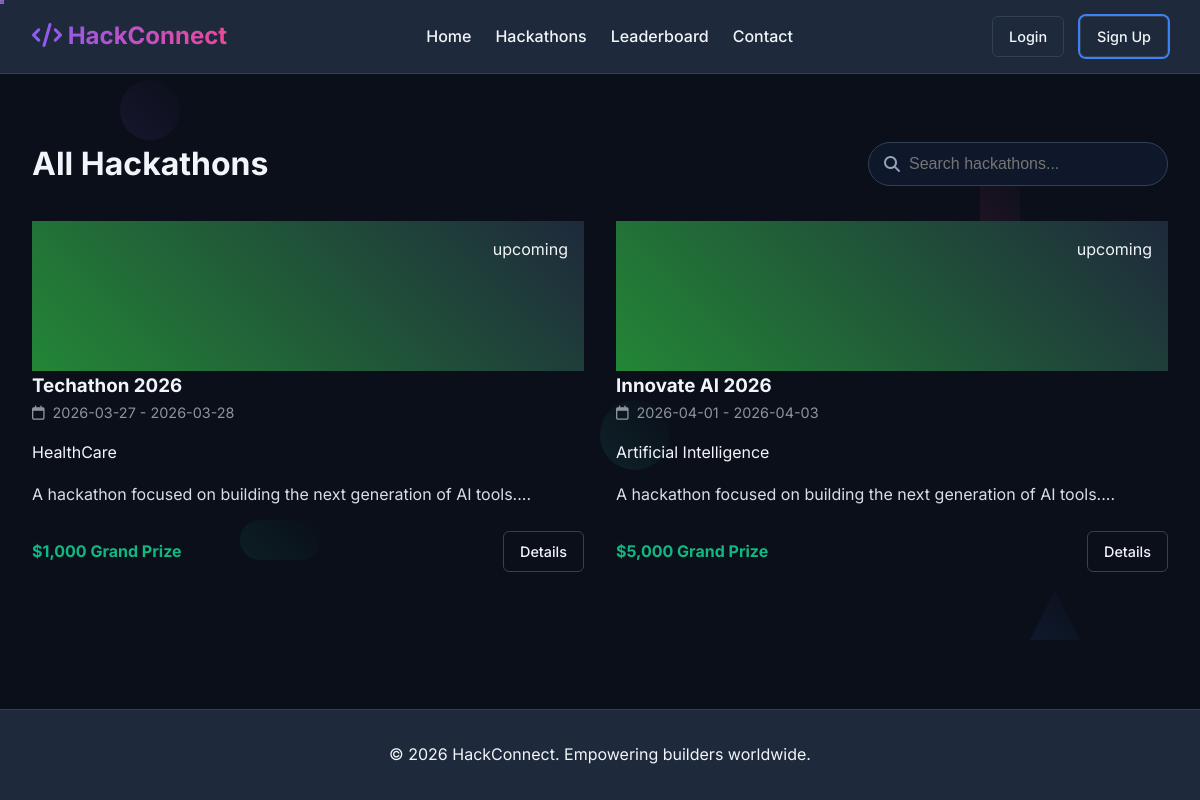
/hackathons, run on the app's committed database.
### tables this page shows
CREATE TABLE hackathons (
    id INTEGER PRIMARY KEY AUTOINCREMENT,
    title TEXT NOT NULL,
    description TEXT NOT NULL,
    start_date TEXT NOT NULL,
    end_date TEXT NOT NULL,
    theme TEXT,
    rules TEXT,
    prize_info TEXT,
    status TEXT DEFAULT 'upcoming', -- 'upcoming', 'active', 'completed'
    organizer_id INTEGER NOT NULL, prizes TEXT,
    FOREIGN KEY(organizer_id) REFERENCES users(id)
);

### app.py (the view)
@app.route('/hackathons')
def hackathons_list():
    conn = get_db_connection()
    hackathons = conn.execute('SELECT * FROM hackathons ORDER BY start_date ASC').fetchall()
    conn.close()
    return render_template('hackathons.html', hackathons=hackathons)

### app.py (called while the page is built, shortened)
def get_db_connection():
    conn = sqlite3.connect('database.db')
    conn.row_factory = sqlite3.Row
    return conn

@app.before_request
def load_logged_in_user():
    user_id = session.get('user_id')
    if user_id is None:
        g.user = None

### templates/hackathons.html (shortened to what this page needs)
{% extends "layout.html" %}
{% block content %}
<div style="margin-top: 2rem; margin-bottom: 2rem; display: flex; justify-content: space-between; align-items: center; flex-wrap: wrap; gap: 1rem;">
    <h1 class="gradient-text text-reveal">All Hackathons</h1>
    <div style="position: relative; width: 300px;">
        <i class="fa-solid fa-search" style="position: absolute; left: 1rem; top: 50%; transform: translateY(-50%); color: var(--text-muted);"></i>
        <input type="text" id="searchInput" class="form-control" style="padding-left: 2.5rem; border-radius: 30px;" placeholder="Search hackathons...">
    </div>
</div>
<div id="hackathonGrid">
    {% for hackathon in hackathons %}
        <div class="hackathon-card card fade-in-up" style="animation-delay: {{ loop.index * 0.1 }}s;">
            <div class="card-header">
                <span class="badge badge--status">{{ hackathon.status }}</span>
            </div>
            <div class="card-body">
                <h3 class="gradient-text">{{ hackathon.title }}</h3>
                <p class="text-muted" style="font-size: 0.9rem; margin-bottom: 1rem;"><i class="fa-regular fa-calendar" style="margin-right:0.5rem"></i>{{ hackathon.start_date }} - {{ hackathon.end_date }}</p>
                <div style="display: flex; flex-wrap: wrap; gap: 0.5rem; margin-bottom: 1rem;">
                    <span class="badge">{{ hackathon.theme }}</span>
                </div>
                <p style="margin-bottom: 1.5rem; opacity: 0.9;">{{ hackathon.description[:100] }}...</p>
                <div style="display: flex; justify-content: space-between; align-items: center;">
                    <span style="font-weight: bold; color: var(--secondary-color);">{{ hackathon.prize_info }}</span>
                    <a href="{{ url_for('hackathon_detail', id=hackathon.id) }}" class="btn btn-secondary" style="padding: 0.5rem 1rem; font-size: 0.9rem; width: auto;">Details</a>
                </div>
            </div>
        </div>
    {% endfor %}
</div>
{% endblock %}

### static/css/style.css (style rules this page uses)
:root { --bg-color: #0b0f19; --text-color: #f1f5f9; --text-muted: #94a3b8; --primary-color: #3b82f6; --secondary-color: #10b981; --card-bg: #1e293b; --border-color: #334155; --hover-bg: #2dd4bf; --gradient-start: #8b5cf6; --gradient-end: #ec4899; --input-bg: #0f172a; }
* { box-sizing: border-box; margin: 0; padding: 0; }
body { font-family: 'Inter', -apple-system, BlinkMacSystemFont, "Segoe UI", Helvetica, Arial, sans-serif; background-color: var(--bg-color); color: var(--text-color); line-height: 1.6; min-height: 100vh; display: flex; flex-direction: column; }
.fade-in-up { animation: fadeInUp 0.6s ease-out forwards; opacity: 0; }
.text-reveal { animation: slideInLeft 1s ease-out forwards; opacity: 0; transform: translateX(-50px); }
.form-control { width: 100%; padding: 0.75rem; background-color: var(--input-bg); border: 1px solid var(--border-color); color: var(--text-color); border-radius: 6px; font-size: 1rem; transition: border-color 0.3s ease, box-shadow 0.3s ease; }
.btn { display: inline-block; padding: 0.75rem 1.5rem; border-radius: 6px; font-size: 1rem; font-weight: 600; cursor: pointer; text-align: center; text-decoration: none; transition: all 0.3s ease; border: none; }
.btn-secondary { background: transparent; color: var(--text-color); border: 1px solid var(--border-color); padding: 0.5rem 1rem; border-radius: 6px; font-size: 0.9rem; font-weight: 500; cursor: pointer; text-align: center; text-decoration: none; transition: all 0.3s ease; display: inline-flex; align-items: center; gap: 0.5rem; }
.text-muted { color: #8b949e; }
body { cursor: none; }
#hackathonGrid { display: grid; grid-template-columns: repeat(auto-fit, minmax(300px, 1fr)); gap: 2rem; }
.hackathon-card .card-header { height: 150px; background: linear-gradient(45deg, #238636, var(--card-bg)); position: relative; }
.hackathon-card .badge--status { position: absolute; top: 1rem; right: 1rem; }

### data on the page
hackathons: status "upcoming", title "Techathon 2026", start_date "2026-03-27", end_date "2026-03-28", theme "HealthCare", description "A hackathon focused on building the next generation of AI tools.", prize_info "$1,000 Grand Prize"
hackathons: status "upcoming", title "Innovate AI 2026", start_date "2026-04-01", end_date "2026-04-03", theme "Artificial Intelligence", description "A hackathon focused on building the next generation of AI tools.", prize_info "$5,000 Grand Prize"
